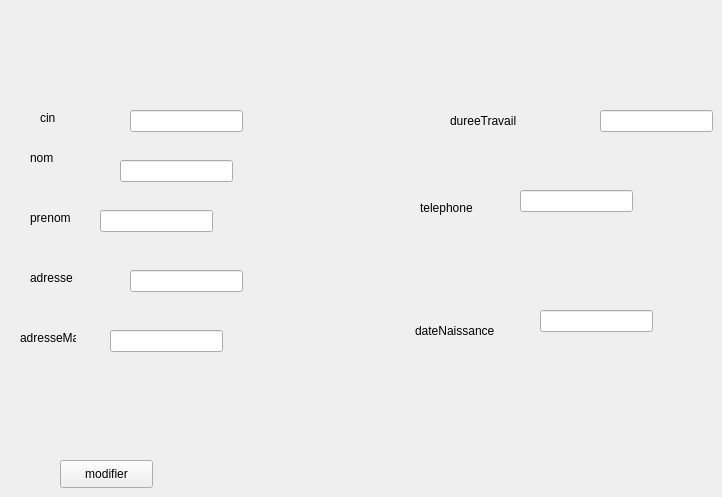
        <widget class="QWidget" name="tab_8">
         <attribute name="title">
          <string>Modifier personnel</string>
         </attribute>
         <widget class="QPushButton" name="pb_modifier">
          <property name="geometry">
           <rect>
            <x>60</x>
            <y>460</y>
            <width>93</width>
            <height>28</height>
           </rect>
          </property>
          <property name="text">
           <string>modifier</string>
          </property>
         </widget>
         <widget class="QLineEdit" name="line_cin">
          <property name="geometry">
           <rect>
            <x>130</x>
            <y>110</y>
            <width>113</width>
            <height>22</height>
           </rect>
          </property>
         </widget>
         <widget class="QLabel" name="label_9">
          <property name="geometry">
           <rect>
            <x>40</x>
            <y>110</y>
            <width>56</width>
            <height>16</height>
           </rect>
          </property>
          <property name="text">
           <string>cin </string>
          </property>
         </widget>
         <widget class="QLabel" name="label_10">
          <property name="geometry">
           <rect>
            <x>30</x>
            <y>150</y>
            <width>56</width>
            <height>16</height>
           </rect>
          </property>
          <property name="text">
           <string>nom</string>
          </property>
         </widget>
         <widget class="QLabel" name="label_11">
          <property name="geometry">
           <rect>
            <x>30</x>
            <y>210</y>
            <width>56</width>
            <height>16</height>
           </rect>
          </property>
          <property name="text">
           <string>prenom</string>
          </property>
         </widget>
         <widget class="QLabel" name="label_12">
          <property name="geometry">
           <rect>
            <x>30</x>
            <y>270</y>
            <width>56</width>
            <height>16</height>
           </rect>
          </property>
          <property name="text">
           <string>adresse</string>
          </property>
         </widget>
         <widget class="QLabel" name="label_24">
          <property name="geometry">
           <rect>
            <x>20</x>
            <y>330</y>
            <width>56</width>
            <height>16</height>
           </rect>
          </property>
          <property name="text">
           <string>adresseMail</string>
          </property>
         </widget>
         <widget class="QLabel" name="label_25">
          <property name="geometry">
           <rect>
            <x>450</x>
            <y>110</y>
            <width>111</width>
            <height>21</height>
           </rect>
          </property>
          <property name="text">
           <string>dureeTravail</string>
          </property>
         </widget>
         <widget class="QLabel" name="label_26">
          <property name="geometry">
           <rect>
            <x>420</x>
            <y>200</y>
            <width>56</width>
            <height>16</height>
           </rect>
          </property>
          <property name="text">
           <string>telephone</string>
          </property>
         </widget>
         <widget class="QLabel" name="label_27">
          <property name="geometry">
           <rect>
            <x>415</x>
            <y>320</y>
            <width>91</width>
            <height>21</height>
           </rect>
          </property>
          <property name="text">
           <string>dateNaissance</string>
          </property>
         </widget>
         <widget class="QLineEdit" name="line_nom">
          <property name="geometry">
           <rect>
            <x>120</x>
            <y>160</y>
            <width>113</width>
            <height>22</height>
           </rect>
          </property>
         </widget>
         <widget class="QLineEdit" name="line_prenom">
          <property name="geometry">
           <rect>
            <x>100</x>
            <y>210</y>
            <width>113</width>
            <height>22</height>
           </rect>
          </property>
         </widget>
         <widget class="QLineEdit" name="line_adresse">
          <property name="geometry">
           <rect>
            <x>130</x>
            <y>270</y>
            <width>113</width>
            <height>22</height>
           </rect>
          </property>
         </widget>
         <widget class="QLineEdit" name="line_adresseMail">
          <property name="geometry">
           <rect>
            <x>110</x>
            <y>330</y>
            <width>113</width>
            <height>22</height>
           </rect>
          </property>
         </widget>
         <widget class="QLineEdit" name="line_dureeTravail">
          <property name="geometry">
           <rect>
            <x>600</x>
            <y>110</y>
            <width>113</width>
            <height>22</height>
           </rect>
          </property>
         </widget>
         <widget class="QLineEdit" name="line_telephone">
          <property name="geometry">
           <rect>
            <x>520</x>
            <y>190</y>
            <width>113</width>
            <height>22</height>
           </rect>
          </property>
         </widget>
         <widget class="QLineEdit" name="line_age">
          <property name="geometry">
           <rect>
            <x>540</x>
            <y>310</y>
            <width>113</width>
            <height>22</height>
           </rect>
          </property>
         </widget>
        </widget>
